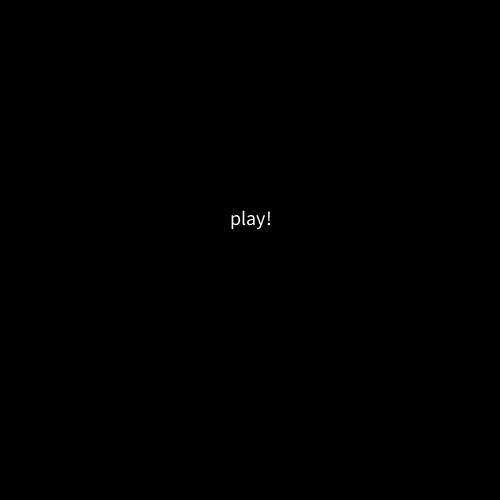
Frame 1 (no input)
Frame 60 (the mouse pressed at the canvas centre just before this capture): identical to frame 1, image omitted
Frame 120 (the mouse held since frame 60 and released just before this capture): identical to frame 1, image omitted

The Processing sketch that drew this single still picture (run headless with seeded random() and noise(); from frame 60 on, the mouse is pressed at the canvas centre):

// Processing sketch: snakeGame
// ── snakeGame.pde
int playViewSize;
boolean playing = false;
apple a;
snake s;

void setup(){
  size(500, 500);
  playViewSize = 25;
  //make new apple and snake size of grid
  a = new apple(playViewSize);
  s = new snake(playViewSize);
}

void draw(){
  background(0);
  //if playing, show apple and snake
  if(playing == true){
    a.show();
    s.show();
  }

  else{
    fill(255);
    textSize(20);
    //start screen
    text("play!", width/2-20, height/2-25);
  }
}

//movement
void keyPressed(){
  if(keyCode == UP){

  }
  if(keyCode == DOWN){

  }
  if(keyCode == LEFT){

  }
  if(keyCode == RIGHT){

  }
}

void mouseClicked(){
  playing = !playing;
}

// ── apple.pde
class apple{
  float x, y, w, h;

  apple(int grid){
    w = width/grid;
    h = height/grid;
    x = (int)random(0, grid-1)*w;
    y = (int)random(0, grid-1)*h;
  }

  void show(){
    fill(168, 228, 160);
    rect(x, y, w, h);
  }

  void restart(){
    x = (int)random(0, playViewSize-1)*w;
    y = (int)random(0, playViewSize-1)*h;
  }
}

// ── snake.pde
class snake{
  float x, y, w, h;
  float vx, vy;
  
  snake(int grid){
    w = width/grid;
    h = height/grid;
    x = (int)(grid/2)*w;
    y = (int)(grid/2)*h;
    vx = 0;
    vy = 0;
  }
  
  void show(){
    fill(255, 0, 255);
    rect(x, y, w, h);
  }
  
  void move(){
    x += vx;
    y =+ vy;
  }
}
